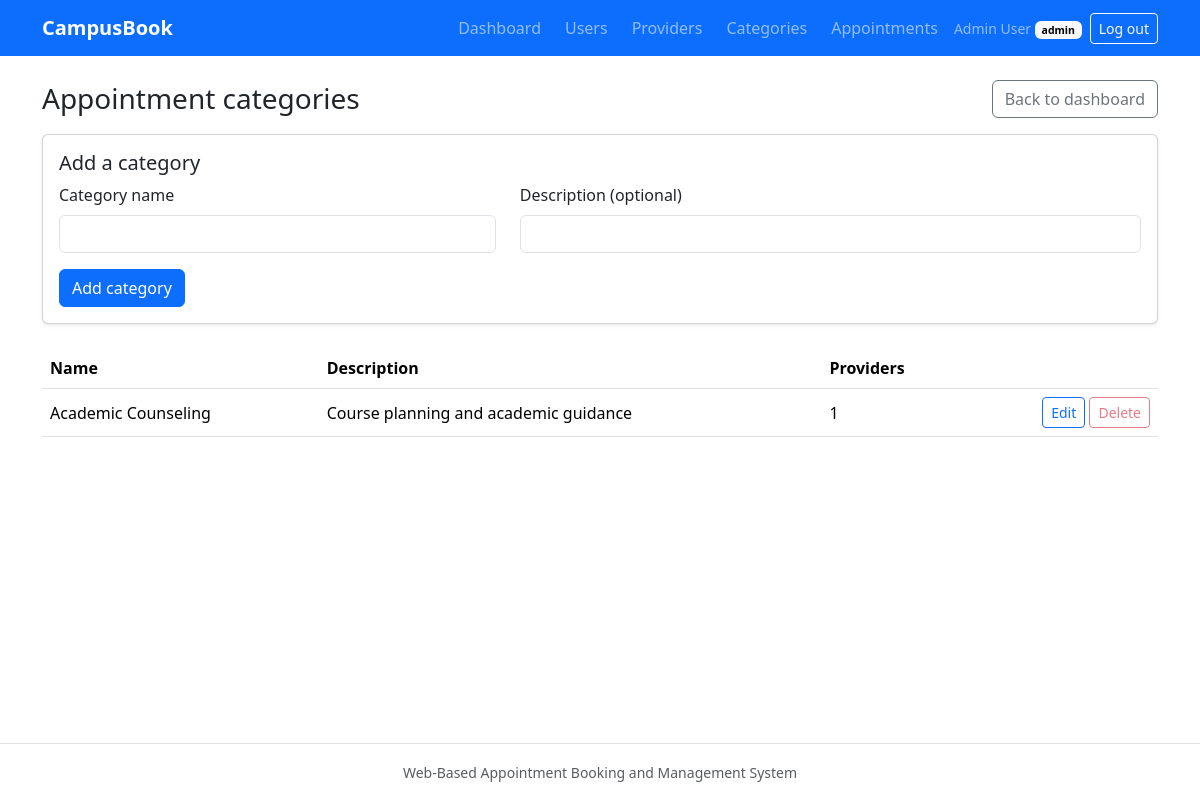
The app's page /admin/categories (signed in) with its own data.
### app/models/user.py (models this page shows, shortened)
class User(UserMixin, db.Model):
    __tablename__ = "users"
    __table_args__ = (
        CheckConstraint("role IN ('student', 'provider', 'admin')", name="ck_users_role"),
    )
    id: Mapped[int] = mapped_column(primary_key=True)
    name: Mapped[str] = mapped_column(String(100))
    email: Mapped[str] = mapped_column(String(255), unique=True, index=True)
    password_hash: Mapped[str] = mapped_column(String(255))
    role: Mapped[str] = mapped_column(String(20), default=Role.STUDENT)
    is_active: Mapped[bool] = mapped_column(default=True)
    created_at: Mapped[datetime] = mapped_column(default=utcnow)
    provider_profile = relationship("ServiceProvider", back_populates="user", uselist=False)
    appointments = relationship("Appointment", back_populates="student")

### app/models/provider.py (models this page shows, shortened)
class AppointmentCategory(db.Model):
    __tablename__ = "appointment_categories"
    id: Mapped[int] = mapped_column(primary_key=True)
    name: Mapped[str] = mapped_column(String(100), unique=True)
    description: Mapped[Optional[str]] = mapped_column(String(255))
    providers = relationship("ServiceProvider", back_populates="category")

### app/blueprints/admin/routes.py (the view, shortened to what this page needs)
@bp.route("/categories", methods=["GET", "POST"])
@role_required(Role.ADMIN)
def categories():
    form = CategoryForm()
    items = db.session.execute(
        db.select(AppointmentCategory).order_by(AppointmentCategory.name)
    ).scalars().all()
    return render_template("admin/categories.html", form=form, categories=items)

### app/blueprints/admin/forms.py
class CategoryForm(FlaskForm):
    name = StringField(
        "Category name",
        validators=[DataRequired(), Length(min=2, max=100)],
        filters=[strip_text],
    )
    description = StringField(
        "Description (optional)", validators=[Optional(), Length(max=255)], filters=[strip_text]
    )
    submit = SubmitField("Save category")

### app/blueprints/auth/forms.py (called while the page is built)
def strip_text(value):
    return value.strip() if value else value

### app/models/user.py (called while the page is built)
@login_manager.user_loader
def load_user(user_id: str):
    user = db.session.get(User, int(user_id))
    if user is None or not user.is_active:
        return None
    return user

### app/utils/roles.py (called while the page is built)
def role_required(*roles):
    def decorator(view):
        @wraps(view)
        @login_required
        def wrapped(*args, **kwargs):
            if current_user.role not in roles:
                abort(403)
            return view(*args, **kwargs)
        return wrapped
    return decorator

### app/templates/admin/categories.html (shortened to what this page needs)
{% extends "base.html" %}
{% from "partials/_form_macros.html" import render_field %}
{% block content %}
<div class="d-flex justify-content-between align-items-center mb-3">
  <h1 class="h3 mb-0">Appointment categories</h1>
  <a class="btn btn-outline-secondary" href="{{ url_for('admin.dashboard') }}">Back to dashboard</a>
</div>
<div class="card shadow-sm mb-4">
  <div class="card-body">
    <h2 class="h5">Add a category</h2>
    <form method="post" action="{{ url_for('admin.categories') }}" novalidate>
      <div class="row">
        <div class="col-md-5">{{ render_field(form.name) }}</div>
        <div class="col-md-7">{{ render_field(form.description) }}</div>
      </div>
      {{ form.submit(class="btn btn-primary", value="Add category") }}
    </form>
  </div>
</div>
{% if categories %}
  <div class="table-responsive">
    <table class="table align-middle">
      <thead><tr><th>Name</th><th>Description</th><th>Providers</th><th></th></tr></thead>
      <tbody>
        {% for category in categories %}
          {% set provider_count = category.providers|length %}
          <tr>
            <td>{{ category.name }}</td>
            <td>{{ category.description or "-" }}</td>
            <td>{{ provider_count }}</td>
            <td class="text-end">
              <a class="btn btn-sm btn-outline-primary" href="{{ url_for('admin.edit_category', category_id=category.id) }}">Edit</a>
              <form method="post" class="d-inline"
                    action="{{ url_for('admin.delete_category', category_id=category.id) }}"
                    data-confirm="Delete the category {{ category.name }}?"
                    onsubmit="return confirm(this.dataset.confirm);">
                <button type="submit" class="btn btn-sm btn-outline-danger"
                        {% if provider_count %}disabled title="In use by providers"{% endif %}>Delete</button>
              </form>
            </td>
          </tr>
        {% endfor %}
      </tbody>
    </table>
  </div>
{% else %}
  <div class="alert alert-info">No categories yet. Add the first one above.</div>
{% endif %}
{% endblock %}

### app/templates/base.html (shortened to what this page needs)
<!DOCTYPE html>
<html lang="en">
<head>
  <link href="https://cdn.jsdelivr.net/npm/bootstrap@5.3.3/dist/css/bootstrap.min.css" rel="stylesheet">
  <link href="{{ url_for('static', filename='css/style.css') }}" rel="stylesheet">
</head>
<body class="d-flex flex-column min-vh-100">
  <nav class="navbar navbar-expand-lg navbar-dark bg-primary">
    <div class="container">
      <a class="navbar-brand fw-semibold" href="{{ url_for('main.index') }}">CampusBook</a>
      <div class="collapse navbar-collapse" id="mainNav">
        <ul class="navbar-nav ms-auto align-items-lg-center gap-lg-2">
          {% if current_user.is_authenticated %}
            <li class="nav-item"><a class="nav-link" href="{{ url_for('main.dashboard') }}">Dashboard</a></li>
            {% if current_user.role == 'student' %}
              <li class="nav-item"><a class="nav-link" href="{{ url_for('student.providers') }}">Find a provider</a></li>
              <li class="nav-item"><a class="nav-link" href="{{ url_for('student.appointments') }}">My appointments</a></li>
              <li class="nav-item"><a class="nav-link" href="{{ url_for('student.history') }}">History</a></li>
            {% elif current_user.role == 'provider' %}
              <li class="nav-item"><a class="nav-link" href="{{ url_for('provider.availability') }}">Availability</a></li>
              <li class="nav-item"><a class="nav-link" href="{{ url_for('provider.appointments') }}">Appointments</a></li>
            {% elif current_user.role == 'admin' %}
              <li class="nav-item"><a class="nav-link" href="{{ url_for('admin.users') }}">Users</a></li>
              <li class="nav-item"><a class="nav-link" href="{{ url_for('admin.providers') }}">Providers</a></li>
              <li class="nav-item"><a class="nav-link" href="{{ url_for('admin.categories') }}">Categories</a></li>
              <li class="nav-item"><a class="nav-link" href="{{ url_for('admin.appointments') }}">Appointments</a></li>
            {% endif %}
            <li class="nav-item">
              <span class="navbar-text small">
                {{ current_user.name }}
                <span class="badge text-bg-light">{{ current_user.role }}</span>
              </span>
            </li>
            <li class="nav-item">
              <form method="post" action="{{ url_for('auth.logout') }}" class="d-inline">
                <button type="submit" class="btn btn-outline-light btn-sm">Log out</button>
              </form>
            </li>
          {% else %}
            <li class="nav-item"><a class="nav-link" href="{{ url_for('auth.login') }}">Log in</a></li>
            <li class="nav-item"><a class="nav-link" href="{{ url_for('auth.register') }}">Register</a></li>
          {% endif %}
        </ul>
      </div>
    </div>
  </nav>
  <main class="container flex-grow-1 py-4">
    {% block content %}{% endblock %}
  </main>
  <footer class="py-3 text-center text-muted border-top">
    <small>Web-Based Appointment Booking and Management System</small>
  </footer>
</body>
</html>

### records on screen
User: name "Admin User", role "admin"
AppointmentCategory: name "Academic Counseling", description "Course planning and academic guidance", id "1"

### other values on screen
{{ field.label(class="form-label") }} "Category name Description (optional)"
